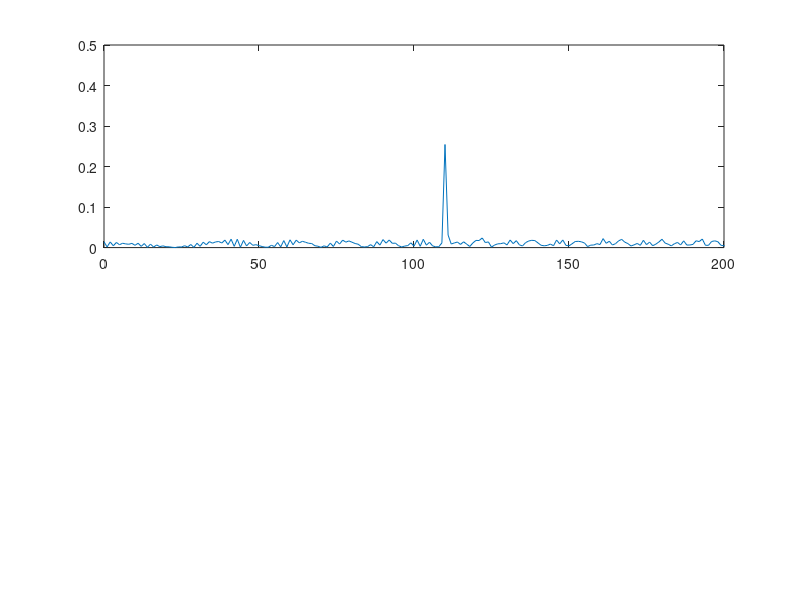
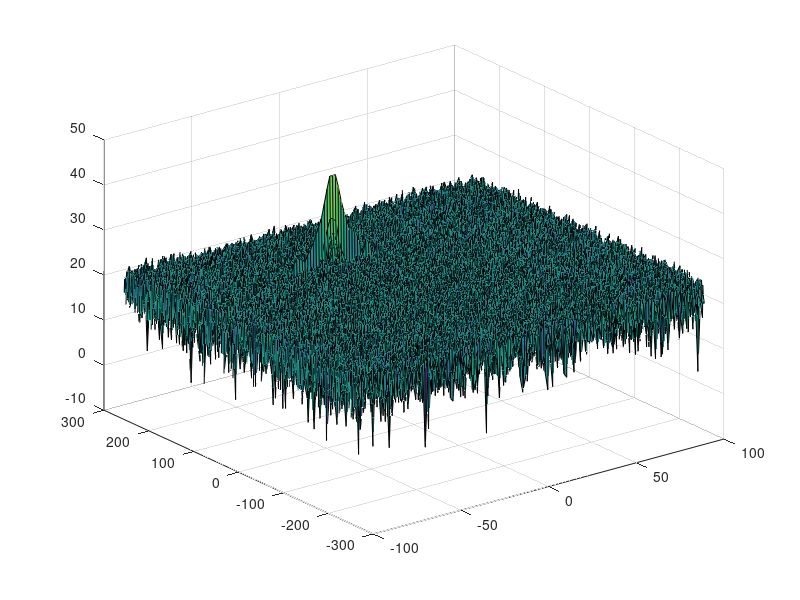
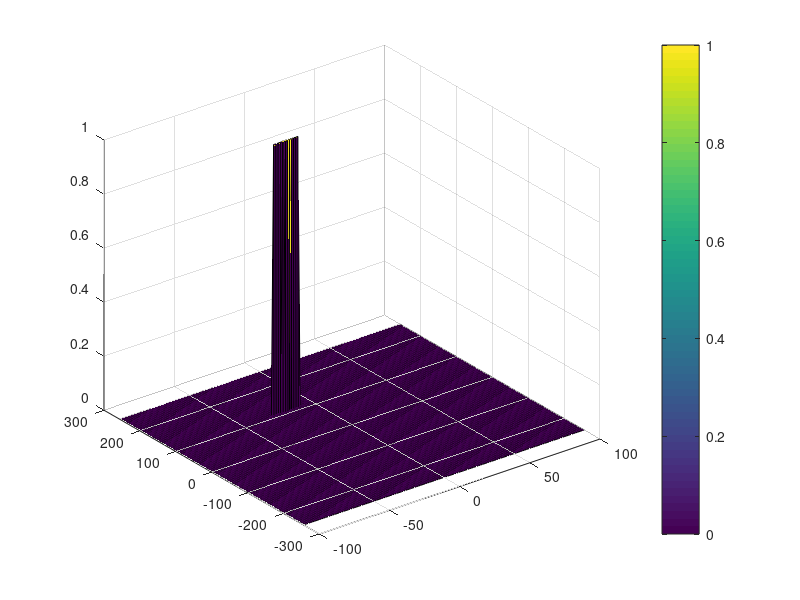

Source code (MATLAB) for these figures, in order:
clear all
clc;

%% Radar Specifications 
%%%%%%%%%%%%%%%%%%%%%%%%%%%
% Frequency of operation = 77GHz
% Max Range = 200m
% Range Resolution = 1 m
% Max Velocity = 100 m/s
%%%%%%%%%%%%%%%%%%%%%%%%%%%

%speed of light = 3e8
%% User Defined Range and Velocity of target
% *%TODO* :
% define the target's initial position and velocity. Note : Velocity
% remains contant
R = 110;     % initial position of target
V = -20;     % initial velocity of target
Light_Speed = 3e8;
Range_Resolution = 1;
Max_Range = 200;

%% FMCW Waveform Generation

% *%TODO* :
%Design the FMCW waveform by giving the specs of each of its parameters.
% Calculate the Bandwidth (B), Chirp Time (Tchirp) and Slope (slope) of the FMCW
% chirp using the requirements above.
Band_Width = Light_Speed/(2*Range_Resolution);
Tchirp = 5.5*2*Max_Range/Light_Speed;
Slope = Band_Width/Tchirp;
% disp(Slope);

%Operating carrier frequency of Radar 
fc= 77e9;             %carrier freq

                                                          
%The number of chirps in one sequence. Its ideal to have 2^ value for the ease of running the FFT
%for Doppler Estimation. 
Nd=128;                   % #of doppler cells OR #of sent periods % number of chirps

%The number of samples on each chirp. 
Nr=1024;                  %for length of time OR # of range cells

% Timestamp for running the displacement scenario for every sample on each
% chirp
t=linspace(0,Nd*Tchirp,Nr*Nd); %total time for samples


%Creating the vectors for Tx, Rx and Mix based on the total samples input.
Tx=zeros(1,length(t)); %transmitted signal
Rx=zeros(1,length(t)); %received signal
Mix = zeros(1,length(t)); %beat signal

%Similar vectors for range_covered and time delay.
r_t=zeros(1,length(t));
td=zeros(1,length(t));


%% Signal generation and Moving Target simulation
% Running the radar scenario over the time. 

for i=1:length(t)         
    
    
    % *%TODO* :
    %For each time stamp update the Range of the Target for constant velocity. 
    r_t(i) = R + V*t(i);
    td(i) = 2*r_t(i)/Light_Speed;
    
    % *%TODO* :
    %For each time sample we need update the transmitted and
    %received signal. 
    Tx(i) = cos(2*pi*(fc*t(i)+Slope*t(i)*t(i)/2));
    Rx(i)  = cos(2*pi*(fc*(t(i)-td(i))+Slope*(t(i)-td(i))*(t(i)-td(i))/2));
    
    % *%TODO* :
    %Now by mixing the Tran)smit and Receive generate the beat signal
    %This is done by element wise matrix multiplication of Transmit and
    %Receiver Signal
    Mix(i) = Tx(i).*Rx(i);           
    
end


%% RANGE MEASUREMENT


 % *%TODO* :
%reshape the vector into Nr*Nd array. Nr and Nd here would also define the size of
%Range and Doppler FFT respectively.
Mix = reshape(Mix,[Nr,Nd]);

 % *%TODO* :
%run the FFT on the beat signal along the range bins dimension (Nr) and
%normalize.
sig_fft1 = fft(Mix,[],1);        % FFT along with Nr or row.
sig_fft1 = sig_fft1/Nr;          % normalization

 % *%TODO* :
% Take the absolute value of FFT output
P2 = abs(sig_fft1);

 % *%TODO* :
% Output of FFT is double sided signal, but we are interested in only one side of the spectrum.
% Hence we throw out half of the samples.
P1 = P2(1:Nr/2+1);

%plotting the range
figure ('Name','Range from First FFT')
subplot(2,1,1)

 % *%TODO* :
 % plot FFT output 
 f = Nr *(0:(Nr/2))/Nr;
plot(f, P1);
 
axis ([0 200 0 0.5]);



%% RANGE DOPPLER RESPONSE
% The 2D FFT implementation is already provided here. This will run a 2DFFT
% on the mixed signal (beat signal) output and generate a range doppler
% map.You will implement CFAR on the generated RDM


% Range Doppler Map Generation.

% The output of the 2D FFT is an image that has reponse in the range and
% doppler FFT bins. So, it is important to convert the axis from bin sizes
% to range and doppler based on their Max values.

Mix=reshape(Mix,[Nr,Nd]);

% 2D FFT using the FFT size for both dimensions.
sig_fft2 = fft2(Mix,Nr,Nd);

% Taking just one side of signal from Range dimension.
sig_fft2 = sig_fft2(1:Nr/2,1:Nd);
sig_fft2 = fftshift (sig_fft2);
RDM = abs(sig_fft2);
RDM = 10*log10(RDM) ;

%use the surf function to plot the output of 2DFFT and to show axis in both
%dimensions
doppler_axis = linspace(-100,100,Nd);
range_axis = linspace(-200,200,Nr/2)*((Nr/2)/400);
figure,surf(doppler_axis,range_axis,RDM);

%% CFAR implementation

%Slide Window through the complete Range Doppler Map

% *%TODO* :
%Select the number of Training Cells in both the dimensions.
Tr = 20;
Td = 10;

% *%TODO* :
%Select the number of Guard Cells in both dimensions around the Cell under 
%test (CUT) for accurate estimation
Gr = 6;
Gd = 3;

% *%TODO* :
% offset the threshold by SNR value in dB
offset = 4;

% *%TODO* :
%Create a vector to store noise_level for each iteration on training cells
noise_level = zeros(1,1);
% signal_cfar = [];
[row,col]=size(RDM);
signal_cfar = zeros(row,col);

% *%TODO* :
%design a loop such that it slides the CUT across range doppler map by
%giving margins at the edges for Training and Guard Cells.
%For every iteration sum the signal level within all the training
%cells. To sum convert the value from logarithmic to linear using db2pow
%function. Average the summed values for all of the training
%cells used. After averaging convert it back to logarithimic using pow2db.
%Further add the offset to it to determine the threshold. Next, compare the
%signal under CUT with this threshold. If the CUT level > threshold assign
%it a value of 1, else equate it to 0.
for i = 1:(row-(Gr+Tr))
   for j = 1:(col-(Gd+Td))
   % Use RDM[x,y] as the matrix from the output of 2D FFT for implementing
   % CFAR
       noise_include_guard = db2pow(RDM(i:i+Tr+Gr-1,j:j+Td+Gd-1));
       noise_guard = db2pow(RDM(i+Tr:i+Tr+Gr-1,j+Td:j+Td+Gd-1));
       noise_level = sum(sum(noise_include_guard))-sum(sum(noise_guard));
       average = pow2db(noise_level/((Tr+Gr)*(Td+Gd)-Tr*Td));
       threshold = average + offset;
       signal = RDM(i+Tr+Gr,j+Td+Gd);
       
       if (signal >threshold)
           signal_cfar(i+Tr+Gr,j+Td+Gd) = 1;
       end

   end
   
end
% *%TODO* :
% The process above will generate a thresholded block, which is smaller 
%than the Range Doppler Map as the CUT cannot be located at the edges of
%matrix. Hence,few cells will not be thresholded. To keep the map size same
% set those values to 0. 
 

% *%TODO* :
%display the CFAR output using the Surf function like we did for Range
%Doppler Response output.
figure,surf(doppler_axis,range_axis,signal_cfar);
colorbar;


 
 